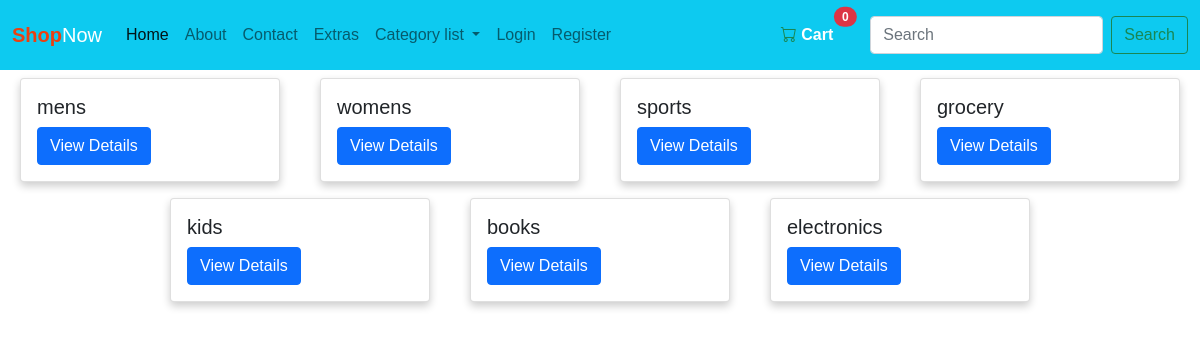
Screenshot of /product/category/list/ with the database file from the repository.
### product/models.py (models this page shows, shortened)
class CategoryModel(models.Model):
    name = models.CharField(max_length=100)
    created_on = models.DateTimeField(auto_now_add=True)
    updated_on = models.DateTimeField(auto_now=True)
    status = models.BooleanField(default=True)

### product/views.py (the view)
# urls.py: path('category/list/',CategoryListView.as_view(),name='category_list'),
class CategoryListView(ListView):
    template_name = "product/category/list.html"
    model = CategoryModel

### templates/product/category/list.html
{% extends 'base.html' %} {% block content %}
<div class="container-fluid h-100">
  <div class="row align-items-center justify-content-center flex-wrap">
    {% for product in object_list %}
    <div class="col-lg-3 col-md-4">
      <div class="card" >
        <div class="card-body">
          <h5 class="card-title">{{product.name}}</h5>
          <a href="{% url 'category_detail' product.id %}"
            class="btn btn-primary"
            >View Details</a
          >
        </div>
      </div>
    </div>
    {% endfor %}
  </div>
</div>
{% endblock %}

### static/css/style.css (style rules this page uses)
body { font-family: Arial, Helvetica, sans-serif; margin: 0; }
html { box-sizing: border-box; }
*, *:before, *:after { box-sizing: inherit; }
.card { box-shadow: 0 4px 8px 0 rgba(0, 0, 0, 0.2); margin: 8px; }
.container::after, .row::after { content: ""; clear: both; display: table; }
* { box-sizing: border-box; }
.row:after { content: ""; display: table; clear: both; }

### rows the page displays
CategoryModel: name "mens"
CategoryModel: name "womens"
CategoryModel: name "sports"
CategoryModel: name "grocery"
CategoryModel: name "kids"
CategoryModel: name "books"
CategoryModel: name "electronics"

### other values shown
{{ cart.products.all | length }} "0"
